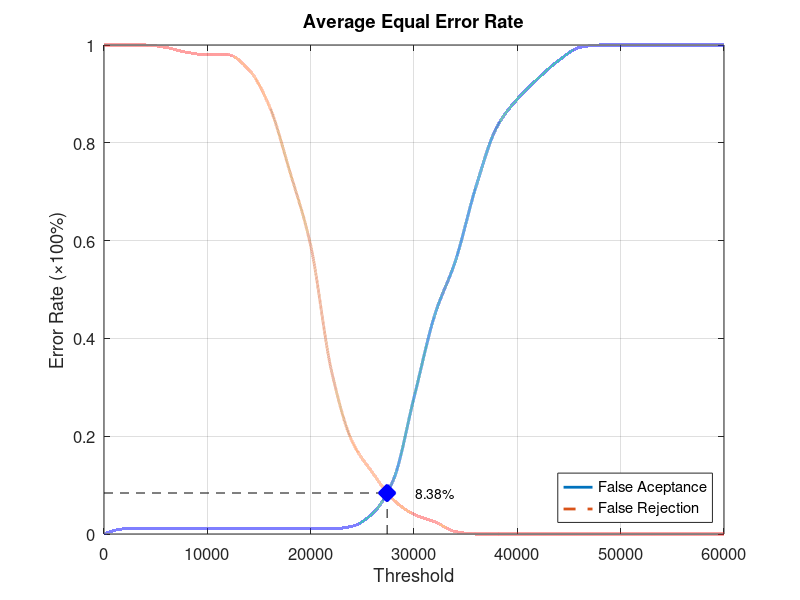
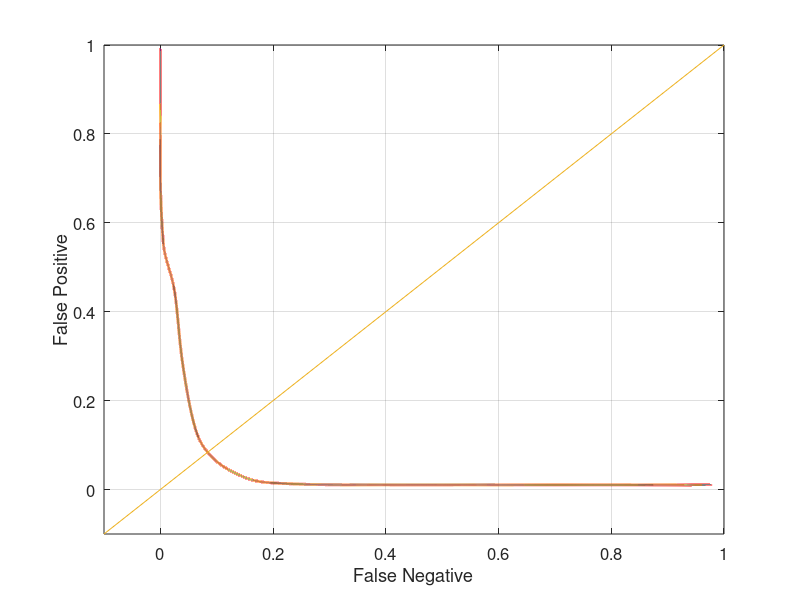

Recreate these plots in MATLAB, in order.
function yEER = Database5_1
close all;
clear;
clc;
x = 0:2000:60000;
xq = 0:0.5:60000;

y0 = [0 0.0105263 0.0105263 0.0105263 0.0105263 0.0105263 0.0105263 0.0105263 0.0105263 0.0105263 0.0105263 0.0105263 0.0157895 0.0421053 0.110526 0.278947 0.447368 0.557895 0.710526 0.831579 0.889474 0.931579 0.968421 0.994737 1 1 1 1 1 1 1];
yy0 = interp1(x, y0, xq, 'pchip');
y1 = [1 1 1 0.995 0.985 0.98 0.98 0.95 0.875 0.74 0.59 0.335 0.19 0.125 0.07 0.04 0.025 0.005 0 0 0 0 0 0 0 0 0 0 0 0 0];
yy1 = interp1(x, y1, xq, 'pchip');

% Calculating EER: 
y2 = abs(y0 - y1);
find(y2 == min(y2))
yy2 = abs(yy0 - yy1);
xEER = find(yy2 == min(yy2));
xEERIndex = xq(xEER) % X-axis EER
yEER = yy0(xEER) % Y-axis EER

main = figure
plot(xq, yy0,'-','LineWidth', 2);	hold on
plot(xq, yy1,'--','LineWidth', 2);	hold on
plot([xEERIndex xEERIndex], [0 yEER], 'k--');	hold on
plot([0 xEERIndex], [yEER yEER], 'k--');	hold on
plot(xEERIndex, yEER, 'bx', 'LineWidth', 10);	hold on
text(xEERIndex + 10 * xEERIndex / 100, yEER, [num2str(round((10000 * yEER)) / 100) '%'])
legend('False Aceptance', 'False Rejection', 'Location', 'SouthEast')
xlabel('Threshold')
ylabel('Error Rate (\times100%)')
title('Average Equal Error Rate')
set(gca, 'FontSize', 12)
axis([0 60000 0 1])
grid on

print(main, 'Database5_1Main', '-dpng');
FNRxFPR = figure('Color', [1 1 1]);
plot(yy1, yy0, '-', yy1, yy0, 'LineWidth', 2);
hold on
y = -0.1:0.1:1
plot(y, y); 
set(gca, 'FontSize', 12)
xlabel('False Negative')
ylabel('False Positive')
axis([-0.1 1 -0.1 1])
set(gca, 'FontSize', 12)
grid on

print(FNRxFPR, 'Database5_1FNRxFPR','-dpng');
end
